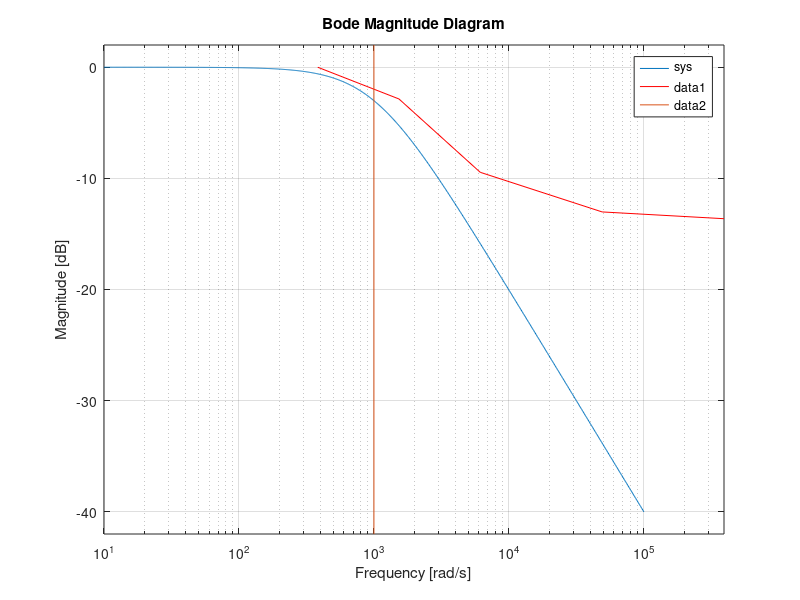

MATLAB code for this plot:
clc; close all;
% measurements of a PT1
R = 10^3;
C = 10^-6;
f = [62500 62500 62500 62500 62500];
x = [1 8 64 256 1024];
a = f./x
w = a*2*3.14
y = [517 533 637 886 1022];
y = 20 * log (y./1022)

s = tf('s');
a = R * C
sys = 1 / (1+a*s)
bodemag(sys)
hold on
semilogx(w,y,'r');
f_eck=1/(R*C); % Eckfrequenz
hold on
line([f_eck f_eck], get(gca,'YLim'))